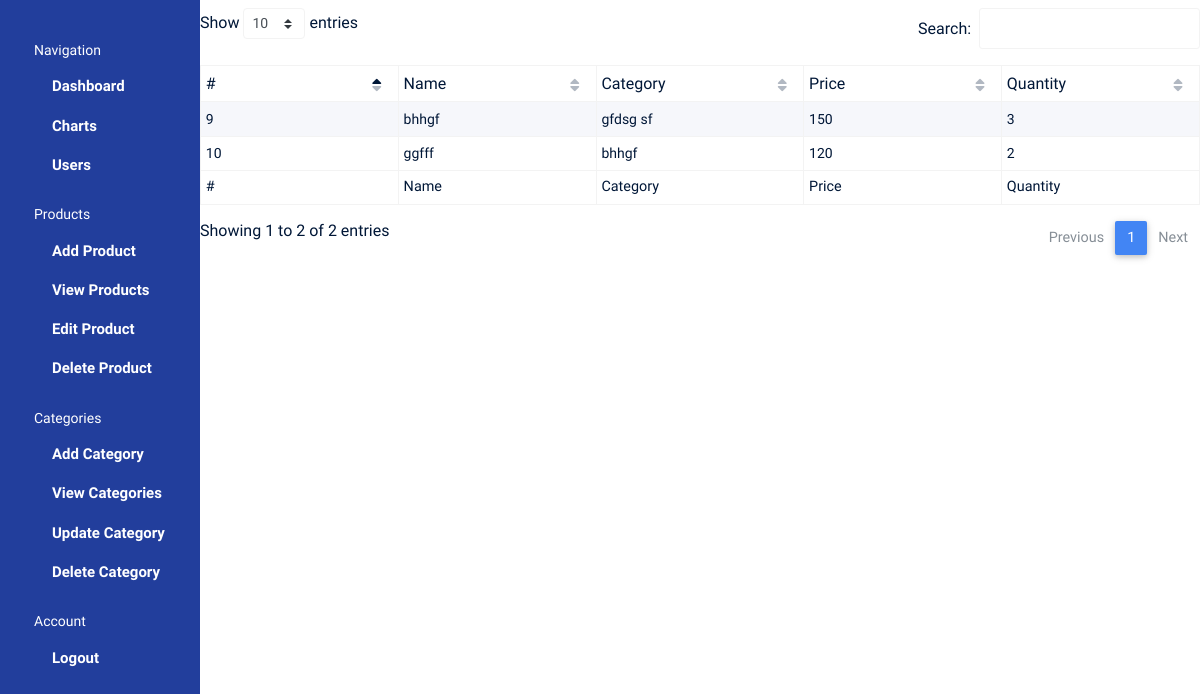
The app's page /product-view/ with its own data.
### Home/models.py (models this page shows, shortened)
class Product(models.Model):
    name = models.CharField(verbose_name="Product Name:", max_length=80)
    description = models.TextField(verbose_name="Product Description:", max_length=300)
    image = models.ImageField(verbose_name="Product Image:", upload_to='static/')
    category = models.ForeignKey(Category, verbose_name="Product Category:", max_length=100, on_delete=models.CASCADE)
    price = models.CharField(verbose_name="Product Price:", max_length=80)
    quantity = models.IntegerField(verbose_name="Product Quantity:")

class Category(models.Model):
    name = models.CharField(verbose_name="Category Name:", max_length=80)
    def __str__(self):
        return self.name
    class Meta:
        verbose_name_plural = "Categories"

### Home/views.py (the view)
# urls.py: path("product-view/", viewProduct, name="view_prod"),
def viewProduct(request):
    product = Product.objects.all()
    return render(request, 'pages/view-product.html', {
        'product':product
    })

### templates/pages/view-product.html (shortened to what this page needs)
<!DOCTYPE html>
<html lang="en">
{% load static %}
<head>
  <link rel="stylesheet" href="https://use.fontawesome.com/releases/v5.11.2/css/all.css">
  <link rel="stylesheet" href="{% static 'css/mdb/css/bootstrap.min.css' %}">
  <link rel="stylesheet" href="{% static 'css/mdb/css/style.css' %}">
  <link rel="stylesheet" href="{% static 'css/mdb/css/mdb.min.css' %}">
  <link href="{% static 'css/mdb/css/addons/datatables.min.css' %}" rel="stylesheet">
  <link rel="stylesheet" href="{% static 'css/mdb/css/style.css' %}">
  <link rel="stylesheet" href="{% static 'css/superuser.css' %}">
</head>
<body>
  <div class="container-scroller d-flex">
    <nav class="sidebar sidebar-offcanvas" id="sidebar">
      <ul class="nav">
        <li class="nav-item sidebar-category">
          <p>Navigation</p>
        </li>
        <li class="nav-item">
          <a class="nav-link" href="{% url 'Home' %}">
            <span class="menu-title">Dashboard</span>
          </a>
        </li>
        <li class="nav-item">
          <a class="nav-link" href="{% url 'charts' %}">
            <span class="menu-title">Charts</span>
          </a>
        </li>
        <li class="nav-item">
          <a class="nav-link" href="{% url 'users' %}">
            <span class="menu-title">Users</span>
          </a>
        </li>
        <li class="nav-item sidebar-category">
          <p>Products</p>
        </li>
        <li class="nav-item">
            <a class="nav-link" href="{% url 'add_prod' %}">
              <span class="menu-title">Add Product</span>
            </a>
          </li>
          <li class="nav-item">
            <a class="nav-link" href="{% url 'view_prod' %}">
              <span class="menu-title">View Products</span>
            </a>
          </li>
          <li class="nav-item">
            <a class="nav-link" href="{% url 'edit_prod' %}">
              <span class="menu-title">Edit Product</span>
            </a>
          </li>
          <li class="nav-item">
            <a class="nav-link" href="{% url 'delete_prod' %}">
              <span class="menu-title">Delete Product</span>
            </a>
          </li>
        <li class="nav-item sidebar-category">
          <p>Categories</p>
        </li>
        <li class="nav-item">
            <a class="nav-link" href="{% url 'add_cat' %}">
              <span class="menu-title">Add Category</span>
            </a>
          </li>
          <li class="nav-item">
            <a class="nav-link" href="{% url 'view_cat' %}">
              <span class="menu-title">View Categories</span>
            </a>
          </li>
          <li class="nav-item">
            <a class="nav-link" href="{% url 'edit_cat' %}">
              <span class="menu-title">Update Category</span>
            </a>
          </li>
          <li class="nav-item">
            <a class="nav-link" href="{% url 'delete_cat' %}">
              <span class="menu-title">Delete Category</span>
            </a>
          </li>
          <li class="nav-item sidebar-category">
            <p>Account</p>
          </li>
          <li class="nav-item">
            <a class="nav-link" href="{% url 'logout' %}">
              <span class="menu-title">Logout</span>
            </a>
          </li>
      </ul>
    </nav>
    <table id="dtBasicExample" class="table table-striped table-bordered table-sm" cellspacing="0" width="100%">
  <thead>
    <tr>
      <th class="th-sm">#
      </th>
      <th class="th-sm">Name
      </th>
      <th class="th-sm">Category
      </th>
      <th class="th-sm">Price
      </th>
      <th class="th-sm">Quantity
      </th>
    </tr>
  </thead>
  <tbody>
  {% for product in product %}
    <tr>
      <td>{{ product.id }}</td>
      <td>{{ product.name }}</td>
      <td>{{ product.category }}</td>
      <td>{{ product.price }}</td>
      <td>{{ product.quantity }}</td>
    </tr>
  {% endfor %}
  </tbody>
  <tfoot>
    <tr>
      <th>#
      </th>
      <th>Name
      </th>
      <th>Category
      </th>
      <th>Price
      </th>
      <th> Quantity
      </th>
    </tr>
  </tfoot>
</table>
  </div>
</body>
</html>

### static/css/mdb/css/style.css (style rules this page uses)
table.dataTable thead .sorting:after, table.dataTable thead .sorting:before, table.dataTable thead .sorting_asc:after, table.dataTable thead .sorting_asc:before, table.dataTable thead .sorting_asc_disabled:after, table.dataTable thead .sorting_asc_disabled:before, table.dataTable thead .sorting_desc:after, table.dataTable thead .sorting_desc:before, table.dataTable thead .sorting_desc_disabled:after, table.dataTable thead .sorting_desc_disabled:before { bottom: .5em; }

### records on screen
Product: id "9", name "bhhgf", category "gfdsg sf", price "150", quantity "3"
Product: id "10", name "ggfff", category "bhhgf", price "120", quantity "2"
